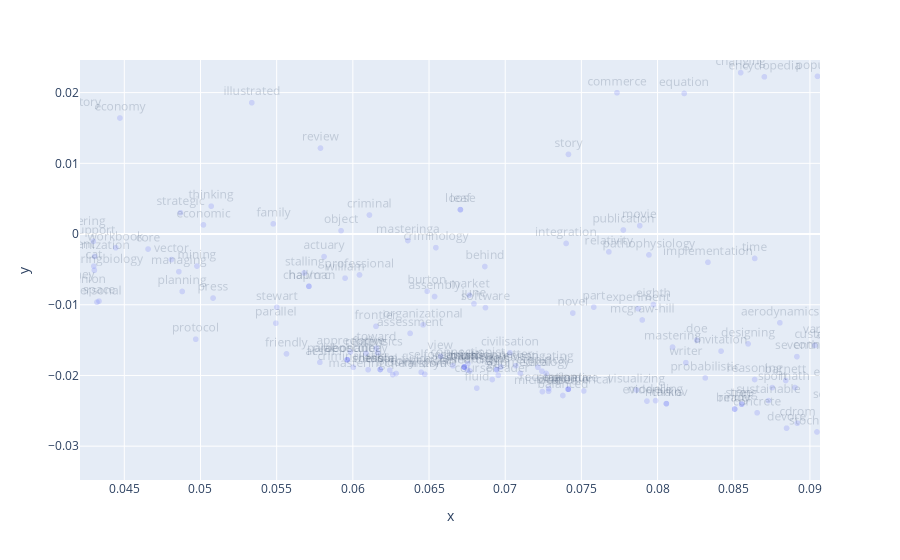

Notebook cell for this chart:
### Code cell
fig=px.scatter(x=Z[:,0], y=Z[:,1], text=index_word_map,size_max=60)
fig.update_traces(textposition='top center')
fig.show()

### Figure 1 — Plotly figure (JSON) as saved in the notebook; plotly's stock layout.template omitted (floating-point values rounded to 4 significant figures; data arrays with more than 128 entries replaced by an {"elided": "..."} marker saying what was removed)
{"data": [{"hovertemplate": "x=%{x}<br>y=%{y}<br>text=%{text}<extra></extra>", "legendgroup": "", "marker": {"color": "#636efa", "symbol": "circle"}, "mode": "markers+text", "name": "", "selectedpoints": [], "showlegend": false, "text": {"elided": "2131 str values"}, "textposition": "top center", "type": "scattergl", "x": {"elided": "2131 float values"}, "xaxis": "x", "y": {"elided": "2131 float values"}, "yaxis": "y"}], "layout": {"autosize": true, "dragmode": "pan", "legend": {"tracegroupgap": 0}, "margin": {"t": 60}, "selections": [{"line": {"dash": "dot", "width": 1}, "type": "rect", "x0": 0.8128, "x1": 0.8237, "xref": "x", "y0": 0.3369, "y1": 0.3801, "yref": "y"}], "xaxis": {"anchor": "y", "autorange": false, "domain": [0, 1], "range": [0.04209, 0.09066], "title": {"text": "x"}, "type": "linear"}, "yaxis": {"anchor": "x", "autorange": false, "domain": [0, 1], "range": [-0.03478, 0.02461], "title": {"text": "y"}, "type": "linear"}}}
